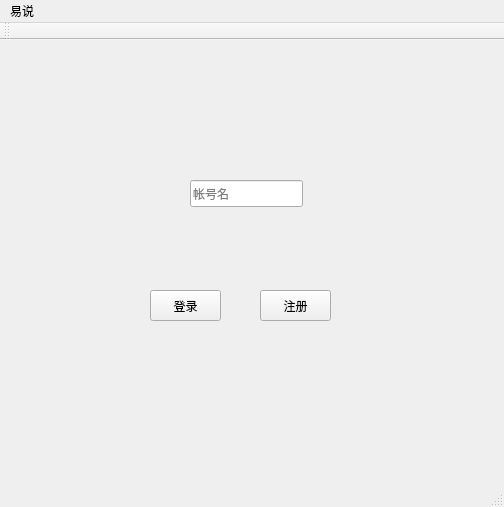
<?xml version="1.0" encoding="UTF-8"?>
<ui version="4.0">
 <class>simplechat</class>
 <widget class="QMainWindow" name="simplechat">
  <property name="geometry">
   <rect>
    <x>0</x>
    <y>0</y>
    <width>504</width>
    <height>507</height>
   </rect>
  </property>
  <property name="windowTitle">
   <string>simplechat</string>
  </property>
  <widget class="QWidget" name="centralWidget">
   <widget class="QStackedWidget" name="stackedWidget">
    <property name="geometry">
     <rect>
      <x>30</x>
      <y>30</y>
      <width>431</width>
      <height>381</height>
     </rect>
    </property>
    <property name="currentIndex">
     <number>0</number>
    </property>
    <widget class="QWidget" name="page">
     <widget class="QStackedWidget" name="stackedWidget_2">
      <property name="geometry">
       <rect>
        <x>60</x>
        <y>50</y>
        <width>301</width>
        <height>271</height>
       </rect>
      </property>
      <property name="currentIndex">
       <number>0</number>
      </property>
      <widget class="QWidget" name="page_3">
       <widget class="QPushButton" name="pushButton">
        <property name="geometry">
         <rect>
          <x>60</x>
          <y>170</y>
          <width>71</width>
          <height>31</height>
         </rect>
        </property>
        <property name="text">
         <string>登录</string>
        </property>
       </widget>
       <widget class="QPushButton" name="pushButton_2">
        <property name="geometry">
         <rect>
          <x>170</x>
          <y>170</y>
          <width>71</width>
          <height>31</height>
         </rect>
        </property>
        <property name="text">
         <string>注册</string>
        </property>
       </widget>
       <widget class="QLineEdit" name="lineEdit">
        <property name="geometry">
         <rect>
          <x>100</x>
          <y>60</y>
          <width>113</width>
          <height>27</height>
         </rect>
        </property>
        <property name="placeholderText">
         <string>帐号名</string>
        </property>
       </widget>
      </widget>
      <widget class="QWidget" name="page_4">
       <widget class="QPushButton" name="pushButton_4">
        <property name="geometry">
         <rect>
          <x>120</x>
          <y>140</y>
          <width>71</width>
          <height>31</height>
         </rect>
        </property>
        <property name="text">
         <string>注册</string>
        </property>
       </widget>
       <widget class="QLineEdit" name="lineEdit_2">
        <property name="geometry">
         <rect>
          <x>100</x>
          <y>80</y>
          <width>113</width>
          <height>27</height>
         </rect>
        </property>
        <property name="placeholderText">
         <string>帐号名</string>
        </property>
       </widget>
      </widget>
      <widget class="QWidget" name="page_8">
       <widget class="QLabel" name="label_7">
        <property name="geometry">
         <rect>
          <x>40</x>
          <y>50</y>
          <width>221</width>
          <height>41</height>
         </rect>
        </property>
        <property name="text">
         <string>新密码</string>
        </property>
       </widget>
       <widget class="QLabel" name="label_8">
        <property name="geometry">
         <rect>
          <x>40</x>
          <y>100</y>
          <width>221</width>
          <height>41</height>
         </rect>
        </property>
        <property name="text">
         <string>确认新密码</string>
        </property>
       </widget>
       <widget class="QPushButton" name="pushButton_9">
        <property name="geometry">
         <rect>
          <x>110</x>
          <y>190</y>
          <width>71</width>
          <height>31</height>
         </rect>
        </property>
        <property name="text">
         <string>修改</string>
        </property>
       </widget>
      </widget>
     </widget>
    </widget>
    <widget class="QWidget" name="page_2">
     <widget class="QPushButton" name="pushButton_5">
      <property name="geometry">
       <rect>
        <x>0</x>
        <y>350</y>
        <width>141</width>
        <height>31</height>
       </rect>
      </property>
      <property name="text">
       <string>消息</string>
      </property>
     </widget>
     <widget class="QPushButton" name="pushButton_6">
      <property name="geometry">
       <rect>
        <x>140</x>
        <y>350</y>
        <width>151</width>
        <height>31</height>
       </rect>
      </property>
      <property name="text">
       <string>联系人</string>
      </property>
     </widget>
     <widget class="QPushButton" name="pushButton_7">
      <property name="geometry">
       <rect>
        <x>290</x>
        <y>350</y>
        <width>141</width>
        <height>31</height>
       </rect>
      </property>
      <property name="text">
       <string>我的</string>
      </property>
     </widget>
     <widget class="QStackedWidget" name="stackedWidget_3">
      <property name="geometry">
       <rect>
        <x>0</x>
        <y>60</y>
        <width>421</width>
        <height>291</height>
       </rect>
      </property>
      <property name="currentIndex">
       <number>0</number>
      </property>
      <widget class="QWidget" name="page_5">
       <widget class="QListWidget" name="listWidget">
        <property name="geometry">
         <rect>
          <x>0</x>
          <y>0</y>
          <width>141</width>
          <height>291</height>
         </rect>
        </property>
       </widget>
       <widget class="QLineEdit" name="lineEdit_3">
        <property name="geometry">
         <rect>
          <x>140</x>
          <y>260</y>
          <width>231</width>
          <height>31</height>
         </rect>
        </property>
        <property name="placeholderText">
         <string>输入内容</string>
        </property>
       </widget>
       <widget class="QLabel" name="label">
        <property name="geometry">
         <rect>
          <x>140</x>
          <y>0</y>
          <width>271</width>
          <height>231</height>
         </rect>
        </property>
        <property name="styleSheet">
         <string notr="true">background-color:rgb(233, 255, 252);</string>
        </property>
        <property name="text">
         <string/>
        </property>
       </widget>
       <widget class="QPushButton" name="pushButton_10">
        <property name="geometry">
         <rect>
          <x>370</x>
          <y>260</y>
          <width>41</width>
          <height>31</height>
         </rect>
        </property>
        <property name="text">
         <string>send</string>
        </property>
       </widget>
       <widget class="QPushButton" name="pushButton_11">
        <property name="geometry">
         <rect>
          <x>140</x>
          <y>230</y>
          <width>141</width>
          <height>31</height>
         </rect>
        </property>
        <property name="text">
         <string>-</string>
        </property>
       </widget>
       <widget class="QPushButton" name="pushButton_12">
        <property name="geometry">
         <rect>
          <x>280</x>
          <y>230</y>
          <width>131</width>
          <height>31</height>
         </rect>
        </property>
        <property name="text">
         <string>+</string>
        </property>
       </widget>
      </widget>
      <widget class="QWidget" name="page_6">
       <widget class="QListWidget" name="listWidget_2">
        <property name="geometry">
         <rect>
          <x>90</x>
          <y>20</y>
          <width>256</width>
          <height>261</height>
         </rect>
        </property>
       </widget>
      </widget>
      <widget class="QWidget" name="page_7">
       <widget class="QPushButton" name="pushButton_3">
        <property name="geometry">
         <rect>
          <x>120</x>
          <y>190</y>
          <width>181</width>
          <height>27</height>
         </rect>
        </property>
        <property name="text">
         <string>退出</string>
        </property>
       </widget>
       <widget class="QLabel" name="label_2">
        <property name="geometry">
         <rect>
          <x>120</x>
          <y>90</y>
          <width>181</width>
          <height>101</height>
         </rect>
        </property>
        <property name="styleSheet">
         <string notr="true">background-color:rgb(233, 255, 252);</string>
        </property>
        <property name="text">
         <string>我的</string>
        </property>
        <property name="margin">
         <number>1</number>
        </property>
       </widget>
      </widget>
     </widget>
     <widget class="QLabel" name="label_6">
      <property name="geometry">
       <rect>
        <x>120</x>
        <y>10</y>
        <width>121</width>
        <height>31</height>
       </rect>
      </property>
      <property name="styleSheet">
       <string notr="true">background-color:rgb(233, 255, 252);</string>
      </property>
      <property name="text">
       <string/>
      </property>
     </widget>
     <widget class="QPushButton" name="pushButton_8">
      <property name="geometry">
       <rect>
        <x>250</x>
        <y>10</y>
        <width>41</width>
        <height>31</height>
       </rect>
      </property>
      <property name="styleSheet">
       <string notr="true"/>
      </property>
      <property name="text">
       <string>find</string>
      </property>
      <property name="icon">
       <iconset>
        <normaloff>:/imgs/res/images/find.PNG</normaloff>:/imgs/res/images/find.PNG</iconset>
      </property>
     </widget>
    </widget>
   </widget>
  </widget>
  <widget class="QMenuBar" name="menuBar">
   <property name="geometry">
    <rect>
     <x>0</x>
     <y>0</y>
     <width>504</width>
     <height>28</height>
    </rect>
   </property>
   <widget class="QMenu" name="menu">
    <property name="title">
     <string>易说</string>
    </property>
   </widget>
   <addaction name="menu"/>
  </widget>
  <widget class="QToolBar" name="mainToolBar">
   <attribute name="toolBarArea">
    <enum>TopToolBarArea</enum>
   </attribute>
   <attribute name="toolBarBreak">
    <bool>false</bool>
   </attribute>
  </widget>
  <widget class="QStatusBar" name="statusBar"/>
 </widget>
 <layoutdefault spacing="6" margin="11"/>
 <resources/>
 <connections/>
</ui>
